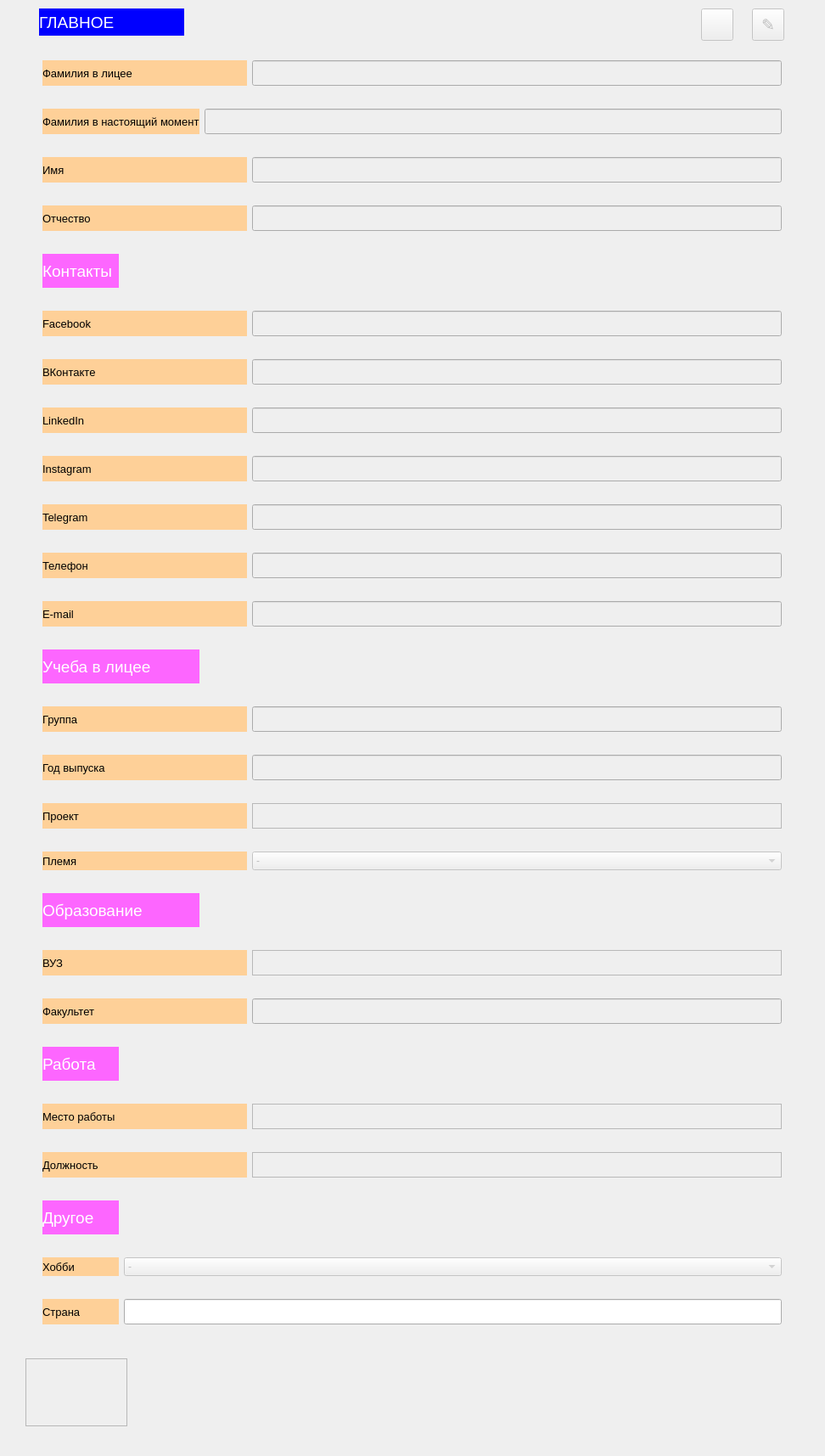
<?xml version="1.0" encoding="UTF-8"?>
<ui version="4.0">
 <class>MainWindow</class>
 <widget class="QMainWindow" name="MainWindow">
  <property name="geometry">
   <rect>
    <x>0</x>
    <y>0</y>
    <width>972</width>
    <height>1715</height>
   </rect>
  </property>
  <property name="minimumSize">
   <size>
    <width>970</width>
    <height>1700</height>
   </size>
  </property>
  <property name="windowTitle">
   <string>MainWindow</string>
  </property>
  <property name="documentMode">
   <bool>false</bool>
  </property>
  <property name="dockOptions">
   <set>QMainWindow::AllowTabbedDocks|QMainWindow::AnimatedDocks</set>
  </property>
  <widget class="QWidget" name="centralwidget">
   <widget class="QWidget" name="layoutWidget">
    <property name="geometry">
     <rect>
      <x>50</x>
      <y>50</y>
      <width>871</width>
      <height>1551</height>
     </rect>
    </property>
    <layout class="QGridLayout" name="gridLayout">
     <item row="0" column="0" colspan="3">
      <widget class="QLabel" name="label_3">
       <property name="minimumSize">
        <size>
         <width>195</width>
         <height>0</height>
        </size>
       </property>
       <property name="font">
        <font>
         <family>Arial</family>
         <pointsize>10</pointsize>
        </font>
       </property>
       <property name="styleSheet">
        <string notr="true">background-color: rgb(254, 208, 152)</string>
       </property>
       <property name="text">
        <string>Фамилия в лицее</string>
       </property>
      </widget>
     </item>
     <item row="0" column="3">
      <widget class="QLineEdit" name="lyceum_surname">
       <property name="enabled">
        <bool>false</bool>
       </property>
       <property name="sizePolicy">
        <sizepolicy hsizetype="Expanding" vsizetype="Maximum">
         <horstretch>0</horstretch>
         <verstretch>0</verstretch>
        </sizepolicy>
       </property>
       <property name="maximumSize">
        <size>
         <width>16777215</width>
         <height>30</height>
        </size>
       </property>
      </widget>
     </item>
     <item row="1" column="0" colspan="2">
      <widget class="QLabel" name="label_4">
       <property name="font">
        <font>
         <family>Arial</family>
         <pointsize>10</pointsize>
        </font>
       </property>
       <property name="styleSheet">
        <string notr="true">background-color: rgb(254, 208, 152)</string>
       </property>
       <property name="text">
        <string>Фамилия в настоящий момент</string>
       </property>
      </widget>
     </item>
     <item row="1" column="2" colspan="2">
      <widget class="QLineEdit" name="current_surname">
       <property name="enabled">
        <bool>false</bool>
       </property>
       <property name="sizePolicy">
        <sizepolicy hsizetype="Expanding" vsizetype="Maximum">
         <horstretch>0</horstretch>
         <verstretch>0</verstretch>
        </sizepolicy>
       </property>
       <property name="maximumSize">
        <size>
         <width>16777215</width>
         <height>30</height>
        </size>
       </property>
      </widget>
     </item>
     <item row="2" column="0" colspan="3">
      <widget class="QLabel" name="label_5">
       <property name="minimumSize">
        <size>
         <width>195</width>
         <height>0</height>
        </size>
       </property>
       <property name="font">
        <font>
         <family>Arial</family>
         <pointsize>10</pointsize>
        </font>
       </property>
       <property name="styleSheet">
        <string notr="true">background-color: rgb(254, 208, 152)</string>
       </property>
       <property name="text">
        <string>Имя</string>
       </property>
      </widget>
     </item>
     <item row="2" column="3">
      <widget class="QLineEdit" name="first_name">
       <property name="enabled">
        <bool>false</bool>
       </property>
       <property name="sizePolicy">
        <sizepolicy hsizetype="Expanding" vsizetype="Maximum">
         <horstretch>0</horstretch>
         <verstretch>0</verstretch>
        </sizepolicy>
       </property>
       <property name="maximumSize">
        <size>
         <width>16777215</width>
         <height>30</height>
        </size>
       </property>
      </widget>
     </item>
     <item row="3" column="0" colspan="3">
      <widget class="QLabel" name="label_6">
       <property name="minimumSize">
        <size>
         <width>195</width>
         <height>0</height>
        </size>
       </property>
       <property name="font">
        <font>
         <family>Arial</family>
         <pointsize>10</pointsize>
        </font>
       </property>
       <property name="styleSheet">
        <string notr="true">background-color: rgb(254, 208, 152)</string>
       </property>
       <property name="text">
        <string>Отчество                                     </string>
       </property>
      </widget>
     </item>
     <item row="3" column="3">
      <widget class="QLineEdit" name="patronym">
       <property name="enabled">
        <bool>false</bool>
       </property>
       <property name="sizePolicy">
        <sizepolicy hsizetype="Expanding" vsizetype="Maximum">
         <horstretch>0</horstretch>
         <verstretch>0</verstretch>
        </sizepolicy>
       </property>
       <property name="maximumSize">
        <size>
         <width>16777215</width>
         <height>30</height>
        </size>
       </property>
      </widget>
     </item>
     <item row="4" column="0">
      <widget class="QLabel" name="label_7">
       <property name="maximumSize">
        <size>
         <width>16777215</width>
         <height>40</height>
        </size>
       </property>
       <property name="font">
        <font>
         <family>Arial</family>
         <pointsize>14</pointsize>
        </font>
       </property>
       <property name="styleSheet">
        <string notr="true">background-color: rgb(253, 102, 255);
color: white;</string>
       </property>
       <property name="text">
        <string>Контакты</string>
       </property>
       <property name="margin">
        <number>5</number>
       </property>
       <property name="indent">
        <number>0</number>
       </property>
      </widget>
     </item>
     <item row="5" column="0" colspan="3">
      <widget class="QLabel" name="label_8">
       <property name="minimumSize">
        <size>
         <width>195</width>
         <height>0</height>
        </size>
       </property>
       <property name="font">
        <font>
         <family>Arial</family>
         <pointsize>10</pointsize>
        </font>
       </property>
       <property name="styleSheet">
        <string notr="true">background-color: rgb(254, 208, 152)</string>
       </property>
       <property name="text">
        <string>Facebook</string>
       </property>
      </widget>
     </item>
     <item row="5" column="3">
      <widget class="QLineEdit" name="facebook_name">
       <property name="enabled">
        <bool>false</bool>
       </property>
       <property name="sizePolicy">
        <sizepolicy hsizetype="Expanding" vsizetype="Maximum">
         <horstretch>0</horstretch>
         <verstretch>0</verstretch>
        </sizepolicy>
       </property>
       <property name="maximumSize">
        <size>
         <width>16777215</width>
         <height>30</height>
        </size>
       </property>
      </widget>
     </item>
     <item row="6" column="0" colspan="3">
      <widget class="QLabel" name="label_9">
       <property name="minimumSize">
        <size>
         <width>195</width>
         <height>0</height>
        </size>
       </property>
       <property name="font">
        <font>
         <family>Arial</family>
         <pointsize>10</pointsize>
        </font>
       </property>
       <property name="styleSheet">
        <string notr="true">background-color: rgb(254, 208, 152)</string>
       </property>
       <property name="text">
        <string>ВКонтакте</string>
       </property>
      </widget>
     </item>
     <item row="6" column="3">
      <widget class="QLineEdit" name="vk_name">
       <property name="enabled">
        <bool>false</bool>
       </property>
       <property name="sizePolicy">
        <sizepolicy hsizetype="Expanding" vsizetype="Maximum">
         <horstretch>0</horstretch>
         <verstretch>0</verstretch>
        </sizepolicy>
       </property>
       <property name="maximumSize">
        <size>
         <width>16777215</width>
         <height>30</height>
        </size>
       </property>
      </widget>
     </item>
     <item row="7" column="0" colspan="3">
      <widget class="QLabel" name="label_10">
       <property name="minimumSize">
        <size>
         <width>195</width>
         <height>0</height>
        </size>
       </property>
       <property name="font">
        <font>
         <family>Arial</family>
         <pointsize>10</pointsize>
        </font>
       </property>
       <property name="styleSheet">
        <string notr="true">background-color: rgb(254, 208, 152)</string>
       </property>
       <property name="text">
        <string>LinkedIn</string>
       </property>
      </widget>
     </item>
     <item row="7" column="3">
      <widget class="QLineEdit" name="linkedin_name">
       <property name="enabled">
        <bool>false</bool>
       </property>
       <property name="sizePolicy">
        <sizepolicy hsizetype="Expanding" vsizetype="Maximum">
         <horstretch>0</horstretch>
         <verstretch>0</verstretch>
        </sizepolicy>
       </property>
       <property name="maximumSize">
        <size>
         <width>16777215</width>
         <height>30</height>
        </size>
       </property>
      </widget>
     </item>
     <item row="8" column="0" colspan="3">
      <widget class="QLabel" name="label_11">
       <property name="minimumSize">
        <size>
         <width>195</width>
         <height>0</height>
        </size>
       </property>
       <property name="font">
        <font>
         <family>Arial</family>
         <pointsize>10</pointsize>
        </font>
       </property>
       <property name="styleSheet">
        <string notr="true">background-color: rgb(254, 208, 152)</string>
       </property>
       <property name="text">
        <string>Instagram</string>
       </property>
      </widget>
     </item>
     <item row="8" column="3">
      <widget class="QLineEdit" name="instagram_name">
       <property name="enabled">
        <bool>false</bool>
       </property>
       <property name="sizePolicy">
        <sizepolicy hsizetype="Expanding" vsizetype="Expanding">
         <horstretch>0</horstretch>
         <verstretch>0</verstretch>
        </sizepolicy>
       </property>
       <property name="maximumSize">
        <size>
         <width>16777215</width>
         <height>30</height>
        </size>
       </property>
      </widget>
     </item>
     <item row="9" column="0" colspan="3">
      <widget class="QLabel" name="label_12">
       <property name="minimumSize">
        <size>
         <width>195</width>
         <height>0</height>
        </size>
       </property>
       <property name="font">
        <font>
         <family>Arial</family>
         <pointsize>10</pointsize>
        </font>
       </property>
       <property name="styleSheet">
        <string notr="true">background-color: rgb(254, 208, 152)</string>
       </property>
       <property name="text">
        <string>Telegram</string>
       </property>
      </widget>
     </item>
     <item row="9" column="3">
      <widget class="QLineEdit" name="telegram_name">
       <property name="enabled">
        <bool>false</bool>
       </property>
       <property name="sizePolicy">
        <sizepolicy hsizetype="Expanding" vsizetype="Maximum">
         <horstretch>0</horstretch>
         <verstretch>0</verstretch>
        </sizepolicy>
       </property>
       <property name="maximumSize">
        <size>
         <width>16777215</width>
         <height>30</height>
        </size>
       </property>
      </widget>
     </item>
     <item row="10" column="0" colspan="3">
      <widget class="QLabel" name="label_13">
       <property name="minimumSize">
        <size>
         <width>195</width>
         <height>0</height>
        </size>
       </property>
       <property name="font">
        <font>
         <family>Arial</family>
         <pointsize>10</pointsize>
        </font>
       </property>
       <property name="styleSheet">
        <string notr="true">background-color: rgb(254, 208, 152)</string>
       </property>
       <property name="text">
        <string>Телефон</string>
       </property>
      </widget>
     </item>
     <item row="10" column="3">
      <widget class="QLineEdit" name="phone">
       <property name="enabled">
        <bool>false</bool>
       </property>
       <property name="sizePolicy">
        <sizepolicy hsizetype="Expanding" vsizetype="Maximum">
         <horstretch>0</horstretch>
         <verstretch>0</verstretch>
        </sizepolicy>
       </property>
       <property name="maximumSize">
        <size>
         <width>16777215</width>
         <height>30</height>
        </size>
       </property>
      </widget>
     </item>
     <item row="11" column="0" colspan="3">
      <widget class="QLabel" name="label_14">
       <property name="minimumSize">
        <size>
         <width>195</width>
         <height>0</height>
        </size>
       </property>
       <property name="font">
        <font>
         <family>Arial</family>
         <pointsize>10</pointsize>
        </font>
       </property>
       <property name="styleSheet">
        <string notr="true">background-color: rgb(254, 208, 152)</string>
       </property>
       <property name="text">
        <string>E-mail</string>
       </property>
      </widget>
     </item>
     <item row="11" column="3">
      <widget class="QLineEdit" name="email">
       <property name="enabled">
        <bool>false</bool>
       </property>
       <property name="sizePolicy">
        <sizepolicy hsizetype="Expanding" vsizetype="Maximum">
         <horstretch>0</horstretch>
         <verstretch>0</verstretch>
        </sizepolicy>
       </property>
       <property name="maximumSize">
        <size>
         <width>16777215</width>
         <height>30</height>
        </size>
       </property>
      </widget>
     </item>
     <item row="12" column="0" colspan="2">
      <widget class="QLabel" name="label_15">
       <property name="maximumSize">
        <size>
         <width>16777215</width>
         <height>40</height>
        </size>
       </property>
       <property name="font">
        <font>
         <family>Arial</family>
         <pointsize>14</pointsize>
        </font>
       </property>
       <property name="styleSheet">
        <string notr="true">background-color: rgb(253, 102, 255);
color: white;</string>
       </property>
       <property name="text">
        <string>Учеба в лицее</string>
       </property>
       <property name="margin">
        <number>5</number>
       </property>
       <property name="indent">
        <number>0</number>
       </property>
      </widget>
     </item>
     <item row="13" column="0" colspan="3">
      <widget class="QLabel" name="label_16">
       <property name="minimumSize">
        <size>
         <width>195</width>
         <height>0</height>
        </size>
       </property>
       <property name="font">
        <font>
         <family>Arial</family>
         <pointsize>10</pointsize>
        </font>
       </property>
       <property name="styleSheet">
        <string notr="true">background-color: rgb(254, 208, 152)</string>
       </property>
       <property name="text">
        <string>Группа</string>
       </property>
      </widget>
     </item>
     <item row="13" column="3">
      <widget class="QLineEdit" name="group">
       <property name="enabled">
        <bool>false</bool>
       </property>
       <property name="sizePolicy">
        <sizepolicy hsizetype="Expanding" vsizetype="Maximum">
         <horstretch>0</horstretch>
         <verstretch>0</verstretch>
        </sizepolicy>
       </property>
       <property name="maximumSize">
        <size>
         <width>16777215</width>
         <height>30</height>
        </size>
       </property>
      </widget>
     </item>
     <item row="14" column="0" colspan="3">
      <widget class="QLabel" name="label_17">
       <property name="minimumSize">
        <size>
         <width>195</width>
         <height>0</height>
        </size>
       </property>
       <property name="font">
        <font>
         <family>Arial</family>
         <pointsize>10</pointsize>
        </font>
       </property>
       <property name="styleSheet">
        <string notr="true">background-color: rgb(254, 208, 152)</string>
       </property>
       <property name="text">
        <string>Год выпуска</string>
       </property>
      </widget>
     </item>
     <item row="14" column="3">
      <widget class="QLineEdit" name="graduation">
       <property name="enabled">
        <bool>false</bool>
       </property>
       <property name="sizePolicy">
        <sizepolicy hsizetype="Expanding" vsizetype="Maximum">
         <horstretch>0</horstretch>
         <verstretch>0</verstretch>
        </sizepolicy>
       </property>
       <property name="maximumSize">
        <size>
         <width>16777215</width>
         <height>30</height>
        </size>
       </property>
      </widget>
     </item>
     <item row="15" column="0" colspan="3">
      <widget class="QLabel" name="label_18">
       <property name="minimumSize">
        <size>
         <width>195</width>
         <height>0</height>
        </size>
       </property>
       <property name="maximumSize">
        <size>
         <width>16777215</width>
         <height>30</height>
        </size>
       </property>
       <property name="font">
        <font>
         <family>Arial</family>
         <pointsize>10</pointsize>
        </font>
       </property>
       <property name="styleSheet">
        <string notr="true">background-color: rgb(254, 208, 152)</string>
       </property>
       <property name="text">
        <string>Проект</string>
       </property>
      </widget>
     </item>
     <item row="15" column="3">
      <widget class="QPlainTextEdit" name="project">
       <property name="enabled">
        <bool>false</bool>
       </property>
       <property name="maximumSize">
        <size>
         <width>16777215</width>
         <height>30</height>
        </size>
       </property>
      </widget>
     </item>
     <item row="16" column="0" colspan="3">
      <widget class="QLabel" name="label_19">
       <property name="minimumSize">
        <size>
         <width>195</width>
         <height>0</height>
        </size>
       </property>
       <property name="font">
        <font>
         <family>Arial</family>
         <pointsize>10</pointsize>
        </font>
       </property>
       <property name="styleSheet">
        <string notr="true">background-color: rgb(254, 208, 152)</string>
       </property>
       <property name="text">
        <string>Племя</string>
       </property>
      </widget>
     </item>
     <item row="16" column="3">
      <widget class="QComboBox" name="clan">
       <property name="enabled">
        <bool>false</bool>
       </property>
       <item>
        <property name="text">
         <string>-</string>
        </property>
       </item>
       <item>
        <property name="text">
         <string>IT</string>
        </property>
       </item>
       <item>
        <property name="text">
         <string>Research</string>
        </property>
       </item>
       <item>
        <property name="text">
         <string>IT-cunsulting</string>
        </property>
       </item>
       <item>
        <property name="text">
         <string>Media</string>
        </property>
       </item>
       <item>
        <property name="text">
         <string>Marketing</string>
        </property>
       </item>
       <item>
        <property name="text">
         <string>Management</string>
        </property>
       </item>
       <item>
        <property name="text">
         <string>Finance</string>
        </property>
       </item>
       <item>
        <property name="text">
         <string>Education</string>
        </property>
       </item>
       <item>
        <property name="text">
         <string>Геоинформатика</string>
        </property>
       </item>
       <item>
        <property name="text">
         <string>Телеком</string>
        </property>
       </item>
       <item>
        <property name="text">
         <string>Здравоохранение</string>
        </property>
       </item>
       <item>
        <property name="text">
         <string>Хранительницы семейного очага</string>
        </property>
       </item>
       <item>
        <property name="text">
         <string>Культура</string>
        </property>
       </item>
       <item>
        <property name="text">
         <string>Индустрия досуга</string>
        </property>
       </item>
       <item>
        <property name="text">
         <string>Промышленность</string>
        </property>
       </item>
       <item>
        <property name="text">
         <string>Строительство и недвижимость</string>
        </property>
       </item>
       <item>
        <property name="text">
         <string>Оптовая и розничная торговля</string>
        </property>
       </item>
       <item>
        <property name="text">
         <string>Государственное и муниципальное управление</string>
        </property>
       </item>
       <item>
        <property name="text">
         <string>Общественные организации</string>
        </property>
       </item>
       <item>
        <property name="text">
         <string>Юриспруденция</string>
        </property>
       </item>
      </widget>
     </item>
     <item row="17" column="0" colspan="2">
      <widget class="QLabel" name="label_20">
       <property name="maximumSize">
        <size>
         <width>16777215</width>
         <height>40</height>
        </size>
       </property>
       <property name="font">
        <font>
         <family>Arial</family>
         <pointsize>14</pointsize>
        </font>
       </property>
       <property name="styleSheet">
        <string notr="true">background-color: rgb(253, 102, 255);
color: white;</string>
       </property>
       <property name="text">
        <string>Образование</string>
       </property>
       <property name="margin">
        <number>5</number>
       </property>
       <property name="indent">
        <number>0</number>
       </property>
      </widget>
     </item>
     <item row="18" column="0" colspan="3">
      <widget class="QLabel" name="label_23">
       <property name="minimumSize">
        <size>
         <width>195</width>
         <height>0</height>
        </size>
       </property>
       <property name="maximumSize">
        <size>
         <width>16777215</width>
         <height>56</height>
        </size>
       </property>
       <property name="font">
        <font>
         <family>Arial</family>
         <pointsize>10</pointsize>
        </font>
       </property>
       <property name="styleSheet">
        <string notr="true">background-color: rgb(254, 208, 152)</string>
       </property>
       <property name="lineWidth">
        <number>1</number>
       </property>
       <property name="text">
        <string>ВУЗ</string>
       </property>
      </widget>
     </item>
     <item row="18" column="3">
      <widget class="QPlainTextEdit" name="education">
       <property name="enabled">
        <bool>false</bool>
       </property>
       <property name="maximumSize">
        <size>
         <width>16777215</width>
         <height>30</height>
        </size>
       </property>
      </widget>
     </item>
     <item row="19" column="0" colspan="3">
      <widget class="QLabel" name="label_21">
       <property name="minimumSize">
        <size>
         <width>195</width>
         <height>0</height>
        </size>
       </property>
       <property name="font">
        <font>
         <family>Arial</family>
         <pointsize>10</pointsize>
        </font>
       </property>
       <property name="styleSheet">
        <string notr="true">background-color: rgb(254, 208, 152)</string>
       </property>
       <property name="text">
        <string>Факультет</string>
       </property>
      </widget>
     </item>
     <item row="19" column="3">
      <widget class="QLineEdit" name="field_of_education">
       <property name="enabled">
        <bool>false</bool>
       </property>
       <property name="sizePolicy">
        <sizepolicy hsizetype="Expanding" vsizetype="Maximum">
         <horstretch>0</horstretch>
         <verstretch>0</verstretch>
        </sizepolicy>
       </property>
       <property name="maximumSize">
        <size>
         <width>16777215</width>
         <height>30</height>
        </size>
       </property>
      </widget>
     </item>
     <item row="20" column="0">
      <widget class="QLabel" name="label_22">
       <property name="maximumSize">
        <size>
         <width>16777215</width>
         <height>40</height>
        </size>
       </property>
       <property name="font">
        <font>
         <family>Arial</family>
         <pointsize>14</pointsize>
        </font>
       </property>
       <property name="styleSheet">
        <string notr="true">background-color: rgb(253, 102, 255);
color: white;</string>
       </property>
       <property name="text">
        <string>Работа</string>
       </property>
       <property name="margin">
        <number>5</number>
       </property>
       <property name="indent">
        <number>0</number>
       </property>
      </widget>
     </item>
     <item row="21" column="0" colspan="3">
      <widget class="QLabel" name="label_24">
       <property name="minimumSize">
        <size>
         <width>195</width>
         <height>0</height>
        </size>
       </property>
       <property name="font">
        <font>
         <family>Arial</family>
         <pointsize>10</pointsize>
        </font>
       </property>
       <property name="styleSheet">
        <string notr="true">background-color: rgb(254, 208, 152)</string>
       </property>
       <property name="text">
        <string>Место работы</string>
       </property>
      </widget>
     </item>
     <item row="21" column="3">
      <widget class="QPlainTextEdit" name="occupation">
       <property name="enabled">
        <bool>false</bool>
       </property>
       <property name="maximumSize">
        <size>
         <width>16777215</width>
         <height>30</height>
        </size>
       </property>
      </widget>
     </item>
     <item row="22" column="0" colspan="3">
      <widget class="QLabel" name="label_26">
       <property name="minimumSize">
        <size>
         <width>195</width>
         <height>0</height>
        </size>
       </property>
       <property name="maximumSize">
        <size>
         <width>16777215</width>
         <height>30</height>
        </size>
       </property>
       <property name="font">
        <font>
         <family>Arial</family>
         <pointsize>10</pointsize>
        </font>
       </property>
       <property name="styleSheet">
        <string notr="true">background-color: rgb(254, 208, 152)</string>
       </property>
       <property name="text">
        <string>Должность</string>
       </property>
      </widget>
     </item>
     <item row="22" column="3">
      <widget class="QPlainTextEdit" name="position">
       <property name="enabled">
        <bool>false</bool>
       </property>
       <property name="maximumSize">
        <size>
         <width>16777215</width>
         <height>30</height>
        </size>
       </property>
      </widget>
     </item>
     <item row="23" column="0">
      <widget class="QLabel" name="label_27">
       <property name="minimumSize">
        <size>
         <width>0</width>
         <height>40</height>
        </size>
       </property>
       <property name="maximumSize">
        <size>
         <width>16777215</width>
         <height>40</height>
        </size>
       </property>
       <property name="font">
        <font>
         <family>Arial</family>
         <pointsize>14</pointsize>
        </font>
       </property>
       <property name="styleSheet">
        <string notr="true">background-color: rgb(253, 102, 255);
color: white;</string>
       </property>
       <property name="text">
        <string>Другое</string>
       </property>
       <property name="margin">
        <number>5</number>
       </property>
       <property name="indent">
        <number>0</number>
       </property>
      </widget>
     </item>
     <item row="24" column="0">
      <widget class="QLabel" name="label_28">
       <property name="minimumSize">
        <size>
         <width>0</width>
         <height>0</height>
        </size>
       </property>
       <property name="font">
        <font>
         <family>Arial</family>
         <pointsize>10</pointsize>
        </font>
       </property>
       <property name="styleSheet">
        <string notr="true">background-color: rgb(254, 208, 152)</string>
       </property>
       <property name="text">
        <string>Хобби</string>
       </property>
      </widget>
     </item>
     <item row="24" column="1" colspan="3">
      <widget class="QComboBox" name="hobby">
       <property name="enabled">
        <bool>false</bool>
       </property>
       <property name="maximumSize">
        <size>
         <width>16777215</width>
         <height>16777215</height>
        </size>
       </property>
       <item>
        <property name="text">
         <string>-</string>
        </property>
       </item>
       <item>
        <property name="text">
         <string>Альпинизм</string>
        </property>
       </item>
       <item>
        <property name="text">
         <string>Бег</string>
        </property>
       </item>
       <item>
        <property name="text">
         <string>Бильярд</string>
        </property>
       </item>
       <item>
        <property name="text">
         <string>Боевые искусства</string>
        </property>
       </item>
       <item>
        <property name="text">
         <string>Боулинг</string>
        </property>
       </item>
       <item>
        <property name="text">
         <string>Ведение блога</string>
        </property>
       </item>
       <item>
        <property name="text">
         <string>Велосипед</string>
        </property>
       </item>
       <item>
        <property name="text">
         <string>Винил</string>
        </property>
       </item>
       <item>
        <property name="text">
         <string>Волонтерство</string>
        </property>
       </item>
       <item>
        <property name="text">
         <string>Вязание</string>
        </property>
       </item>
       <item>
        <property name="text">
         <string>Горные и равнинные лыжи</string>
        </property>
       </item>
       <item>
        <property name="text">
         <string>Гольф</string>
        </property>
       </item>
       <item>
        <property name="text">
         <string>Дайвинг</string>
        </property>
       </item>
       <item>
        <property name="text">
         <string>Езда на мотоцикле</string>
        </property>
       </item>
       <item>
        <property name="text">
         <string>Игра на гитаре</string>
        </property>
       </item>
       <item>
        <property name="text">
         <string>Изучение языков</string>
        </property>
       </item>
       <item>
        <property name="text">
         <string>Коллекционирование</string>
        </property>
       </item>
       <item>
        <property name="text">
         <string>Командный спорт</string>
        </property>
       </item>
       <item>
        <property name="text">
         <string>Любительская астрономия</string>
        </property>
       </item>
       <item>
        <property name="text">
         <string>Моделирование</string>
        </property>
       </item>
       <item>
        <property name="text">
         <string>Настольные игры</string>
        </property>
       </item>
       <item>
        <property name="text">
         <string>Охота</string>
        </property>
       </item>
       <item>
        <property name="text">
         <string>Пение</string>
        </property>
       </item>
       <item>
        <property name="text">
         <string>Плавание на каноа/каное</string>
        </property>
       </item>
       <item>
        <property name="text">
         <string>Походы</string>
        </property>
       </item>
       <item>
        <property name="text">
         <string>Рисование</string>
        </property>
       </item>
       <item>
        <property name="text">
         <string>Рыбалка</string>
        </property>
       </item>
       <item>
        <property name="text">
         <string>Серфинг</string>
        </property>
       </item>
       <item>
        <property name="text">
         <string>Скалолазание</string>
        </property>
       </item>
       <item>
        <property name="text">
         <string>Танцы</string>
        </property>
       </item>
       <item>
        <property name="text">
         <string>Уход за садом</string>
        </property>
       </item>
       <item>
        <property name="text">
         <string>Фотография</string>
        </property>
       </item>
       <item>
        <property name="text">
         <string>Хождение под парусом</string>
        </property>
       </item>
       <item>
        <property name="text">
         <string>Чтение</string>
        </property>
       </item>
      </widget>
     </item>
     <item row="25" column="0">
      <widget class="QLabel" name="label_29">
       <property name="minimumSize">
        <size>
         <width>0</width>
         <height>0</height>
        </size>
       </property>
       <property name="maximumSize">
        <size>
         <width>16777215</width>
         <height>30</height>
        </size>
       </property>
       <property name="font">
        <font>
         <family>Arial</family>
         <pointsize>10</pointsize>
        </font>
       </property>
       <property name="styleSheet">
        <string notr="true">background-color: rgb(254, 208, 152)</string>
       </property>
       <property name="text">
        <string>Страна</string>
       </property>
      </widget>
     </item>
     <item row="25" column="1" colspan="3">
      <widget class="QLineEdit" name="country">
       <property name="sizePolicy">
        <sizepolicy hsizetype="Expanding" vsizetype="Maximum">
         <horstretch>0</horstretch>
         <verstretch>0</verstretch>
        </sizepolicy>
       </property>
       <property name="maximumSize">
        <size>
         <width>16777215</width>
         <height>30</height>
        </size>
       </property>
      </widget>
     </item>
    </layout>
   </widget>
   <widget class="QToolButton" name="edit_btn">
    <property name="enabled">
     <bool>false</bool>
    </property>
    <property name="geometry">
     <rect>
      <x>886</x>
      <y>10</y>
      <width>38</width>
      <height>38</height>
     </rect>
    </property>
    <property name="font">
     <font>
      <family>MS Shell Dlg 2</family>
      <pointsize>14</pointsize>
     </font>
    </property>
    <property name="text">
     <string>✎</string>
    </property>
   </widget>
   <widget class="QLabel" name="label">
    <property name="geometry">
     <rect>
      <x>46</x>
      <y>10</y>
      <width>171</width>
      <height>32</height>
     </rect>
    </property>
    <property name="font">
     <font>
      <family>Arial</family>
      <pointsize>14</pointsize>
     </font>
    </property>
    <property name="styleSheet">
     <string notr="true">background-color: rgb(0, 0, 255);
color: white;</string>
    </property>
    <property name="text">
     <string>ГЛАВНОЕ</string>
    </property>
    <property name="margin">
     <number>5</number>
    </property>
    <property name="indent">
     <number>0</number>
    </property>
   </widget>
   <widget class="QToolButton" name="save_btn">
    <property name="enabled">
     <bool>false</bool>
    </property>
    <property name="geometry">
     <rect>
      <x>826</x>
      <y>10</y>
      <width>38</width>
      <height>38</height>
     </rect>
    </property>
    <property name="minimumSize">
     <size>
      <width>30</width>
      <height>27</height>
     </size>
    </property>
    <property name="text">
     <string/>
    </property>
    <property name="icon">
     <iconset>
      <normaloff>icons8-save-26.png</normaloff>icons8-save-26.png</iconset>
    </property>
   </widget>
   <widget class="QScrollArea" name="scrollArea">
    <property name="geometry">
     <rect>
      <x>30</x>
      <y>1600</y>
      <width>120</width>
      <height>80</height>
     </rect>
    </property>
    <property name="widgetResizable">
     <bool>true</bool>
    </property>
    <widget class="QWidget" name="scrollAreaWidgetContents">
     <property name="geometry">
      <rect>
       <x>0</x>
       <y>0</y>
       <width>118</width>
       <height>78</height>
      </rect>
     </property>
    </widget>
   </widget>
  </widget>
  <widget class="QMenuBar" name="menubar">
   <property name="geometry">
    <rect>
     <x>0</x>
     <y>0</y>
     <width>972</width>
     <height>22</height>
    </rect>
   </property>
  </widget>
 </widget>
 <resources/>
 <connections/>
</ui>
